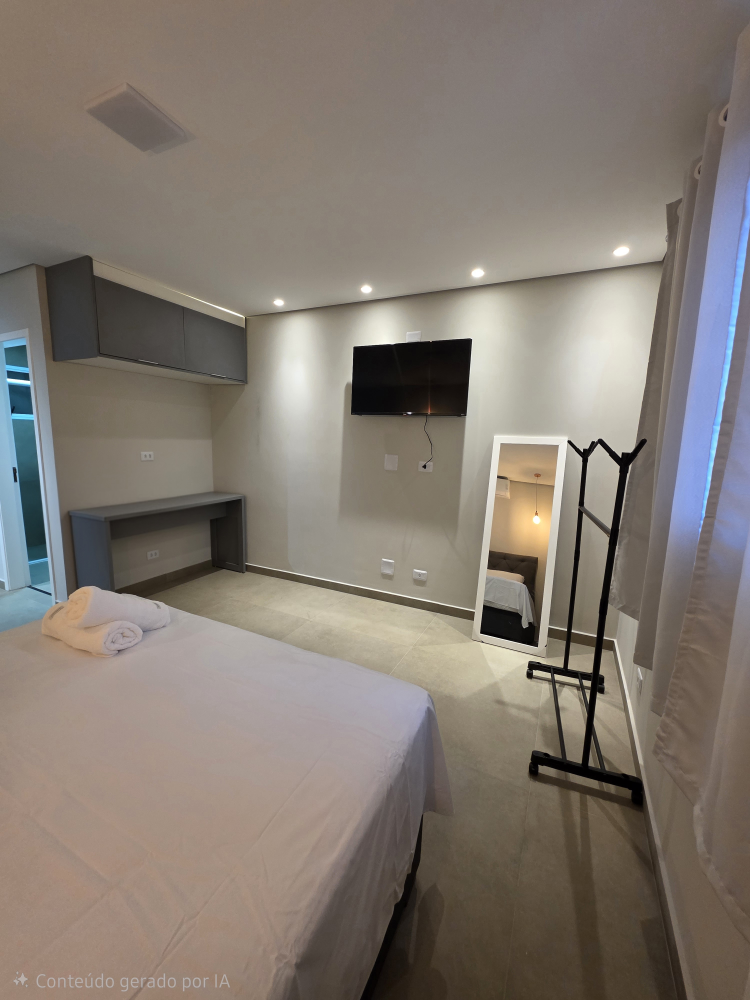
#> input picture assets/fotos/20251030_162521(1).jpg, 3000 x 4000 px (shown at 1/4 size)
$ python optimize_images.py
#> lines starting #> are read from the running program, lines starting #| are printed output that depends on the picture
"""Gera as imagens leves usadas pelo site sem alterar os originais."""

from __future__ import annotations

from pathlib import Path

from PIL import Image, ImageOps


ROOT = Path(__file__).resolve().parent
PHOTOS = ROOT / "assets" / "fotos"
OG_SOURCE = PHOTOS / "20251030_162521(1).jpg"
OG_TARGET = ROOT / "assets" / "og-cover.jpg"
MAX_EDGE = 1920
WEBP_QUALITY = 82


def webp_from(source: Path) -> Path:
    target = source.with_suffix(".webp")
    with Image.open(source) as original:
#> original is the input picture: PIL image 3000x4000 RGB; mean R, G, B 131.2, 122.2, 113.7
        image = ImageOps.exif_transpose(original).convert("RGB")
        image.thumbnail((MAX_EDGE, MAX_EDGE), Image.Resampling.LANCZOS)
        image.save(target, "WEBP", quality=WEBP_QUALITY, method=6)
    return target


def social_cover() -> None:
    with Image.open(OG_SOURCE) as original:
        image = ImageOps.exif_transpose(original).convert("RGB")
        image = ImageOps.fit(image, (1200, 630), Image.Resampling.LANCZOS, centering=(0.5, 0.5))
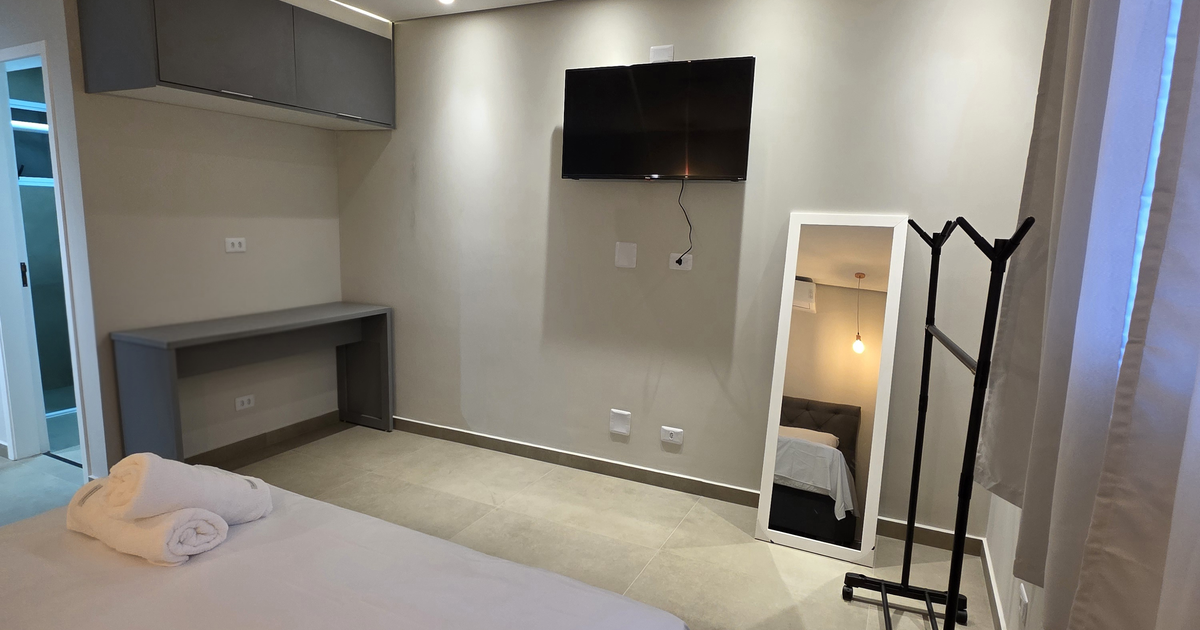
#> image: PIL image 1200x630 RGB; mean R, G, B 135.8, 131.7, 125
        image.save(OG_TARGET, "JPEG", quality=86, optimize=True, progressive=True)


def main() -> None:
    sources = sorted(PHOTOS.glob("*.jpg"))
    if not sources:
        raise SystemExit("Nenhuma foto JPG encontrada em assets/fotos")

    original_bytes = sum(source.stat().st_size for source in sources)
    targets = [webp_from(source) for source in sources]
    social_cover()
    optimized_bytes = sum(target.stat().st_size for target in targets)

    reduction = 100 * (1 - optimized_bytes / original_bytes)
    print(
        f"{len(targets)} fotos: {original_bytes / 1048576:.2f} MB -> "
        f"{optimized_bytes / 1048576:.2f} MB ({reduction:.1f}% menor)"
    )
    print(f"Capa social: {OG_TARGET.relative_to(ROOT)} ({OG_TARGET.stat().st_size / 1024:.0f} KB)")


if __name__ == "__main__":
    main()
